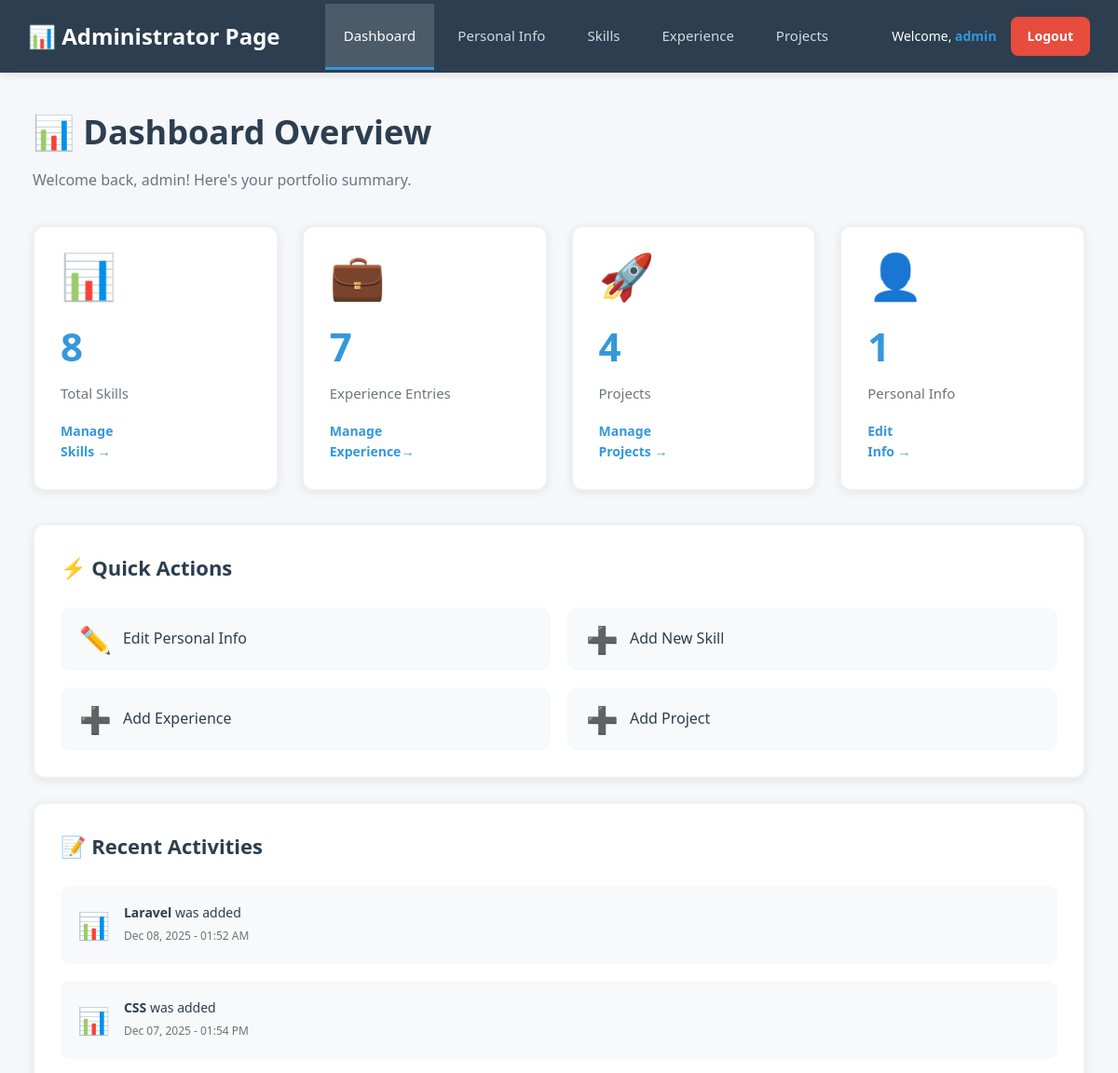
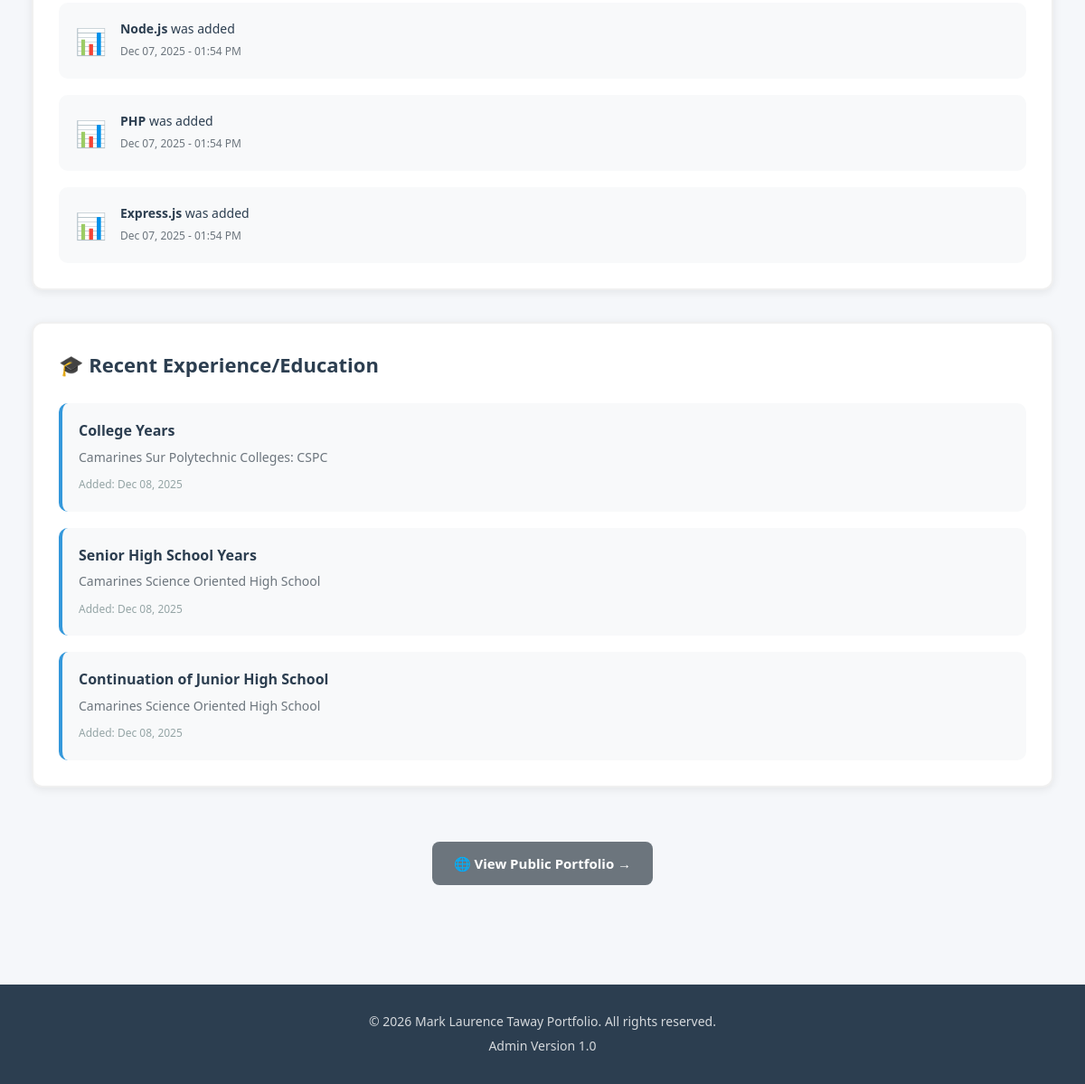
Page /admin/dashboard.php (signed in) on the committed database (2 pictures, top to bottom).
### tables this page shows
CREATE TABLE `skills` (
  `id` int(11) NOT NULL,
  `skill_name` varchar(100) NOT NULL,
  `proficiency` int(11) NOT NULL CHECK (`proficiency` >= 1 and `proficiency` <= 100),
  `category` varchar(50) DEFAULT NULL,
  `created_at` timestamp NOT NULL DEFAULT current_timestamp(),
  `updated_at` timestamp NOT NULL DEFAULT current_timestamp() ON UPDATE current_timestamp()
);

CREATE TABLE `experience` (
  `id` int(11) NOT NULL,
  `title` varchar(150) NOT NULL,
  `company_institution` varchar(150) NOT NULL,
  `location` varchar(100) DEFAULT NULL,
  `start_date` date NOT NULL,
  `end_date` date DEFAULT NULL,
  `description` text DEFAULT NULL,
  `type` enum('work','education') NOT NULL,
  `created_at` timestamp NOT NULL DEFAULT current_timestamp(),
  `updated_at` timestamp NOT NULL DEFAULT current_timestamp() ON UPDATE current_timestamp()
);

### admin/dashboard.php (the view)
<?php
require_once 'header.php';
$result = $conn->query("SELECT COUNT(*) as count FROM skills");
$stats['skills'] = $result->fetch_assoc()['count'];
$result = $conn->query("SELECT COUNT(*) as count FROM experience");
$stats['experience'] = $result->fetch_assoc()['count'];
$result = $conn->query("SELECT COUNT(*) as count FROM projects");
$stats['projects'] = $result->fetch_assoc()['count'];
$recent_skills = $conn->query("SELECT skill_name, created_at FROM skills ORDER BY created_at DESC LIMIT 5");
$recent_experience = $conn->query("SELECT title, company_institution, created_at FROM experience ORDER BY created_at DESC LIMIT 3");
?>
<div class="dashboard-content">
    <h1>📊 Dashboard Overview</h1>
    <p class="dashboard-subtitle">Welcome back, <?php echo htmlspecialchars($_SESSION['username'] ?? 'User'); ?>! Here's your portfolio summary.</p>
    <div class="stats-grid">
        <div class="stat-card">
            <div class="stat-icon">📊</div>
            <div class="stat-info">
                <h3><?php echo $stats['skills']; ?></h3>
                <p>Total Skills</p>
            </div>
            <a href="manage_skills.php" class="stat-link">Manage <br>Skills →</a>
        </div>
        <div class="stat-card">
            <div class="stat-icon">💼</div>
            <div class="stat-info">
                <h3><?php echo $stats['experience']; ?></h3>
                <p>Experience Entries</p>
            </div>
            <a href="manage_experience.php" class="stat-link">Manage <br>Experience→</a>
        </div>
        <div class="stat-card">
            <div class="stat-icon">🚀</div>
            <div class="stat-info">
                <h3><?php echo $stats['projects']; ?></h3>
                <p>Projects</p>
            </div>
            <a href="manage_projects.php" class="stat-link">Manage <br>Projects →</a>
        </div>
        <div class="stat-card">
            <div class="stat-icon">👤</div>
            <div class="stat-info">
                <h3>1</h3>
                <p>Personal Info</p>
            </div>
            <a href="manage_personal_info.php" class="stat-link">Edit <br>Info →</a>
        </div>
    </div>
    <div class="dashboard-sections">
        <div class="section-card">
            <h2>⚡ Quick Actions</h2>
            <div class="quick-actions">
                <a href="manage_personal_info.php" class="action-btn">
                    <span class="action-icon">✏️</span>
                    <span>Edit Personal Info</span>
                </a>
                <a href="add_edit_skill.php" class="action-btn">
                    <span class="action-icon">➕</span>
                    <span>Add New Skill</span>
                </a>
                <a href="add_edit_experience.php" class="action-btn">
                    <span class="action-icon">➕</span>
                    <span>Add Experience</span>
                </a>
                <a href="add_edit_project.php" class="action-btn">
                    <span class="action-icon">➕</span>
                    <span>Add Project</span>
                </a>
            </div>
        </div>
        <div class="section-card">
            <h2>📝 Recent Activities</h2>
            <div class="activities-list">
                <?php if ($recent_skills->num_rows > 0): ?>
                    <?php while ($skill = $recent_skills->fetch_assoc()): ?>
                        <div class="activity-item">
                            <span class="activity-icon">📊</span>
                            <div class="activity-info">
                                <p><strong><?php echo htmlspecialchars($skill['skill_name']); ?></strong> was added</p>
                                <small><?php echo date('M d, Y - h:i A', strtotime($skill['created_at'])); ?></small>
                            </div>
                        </div>
                    <?php endwhile; ?>
                <?php else: ?>
                    <p class="no-data">No recent activities</p>
                <?php endif; ?>
            </div>
        </div>
    </div>
    <div class="section-card" style="margin-top: 20px;">
        <h2>🎓 Recent Experience/Education</h2>
        <div class="recent-items">
            <?php if ($recent_experience->num_rows > 0): ?>
                <?php while ($exp = $recent_experience->fetch_assoc()): ?>
                    <div class="recent-item">
                        <h4><?php echo htmlspecialchars($exp['title']); ?></h4>
                        <p><?php echo htmlspecialchars($exp['company_institution']); ?></p>
                        <small>Added: <?php echo date('M d, Y', strtotime($exp['created_at'])); ?></small>
                    </div>
                <?php endwhile; ?>
            <?php else: ?>
                <p class="no-data">No experience entries yet</p>
            <?php endif; ?>
        </div>
    </div>
    <div class="dashboard-footer">
        <a href="../index.php" class="btn btn-secondary" target="_blank">🌐 View Public Portfolio →</a>
    </div>
</div>
<?php
require_once 'footer.php';
?>

### admin/header.php (shortened to what this page needs)
<!DOCTYPE html>
<html lang="en">
<head>
    <link rel="stylesheet" href="<?php echo $_SERVER['REQUEST_SCHEME'] . '://' . $_SERVER['HTTP_HOST'] . dirname($_SERVER['PHP_SELF']) . '/admin_style.css'; ?>">
    <link rel="stylesheet" href="admin_style.css">
</head>
<body>
    <nav class="admin-navbar">
        <div class="navbar-brand">
            <h2>📊 Administrator Page</h2>
        </div>
        <ul class="navbar-menu">
            <li><a href="dashboard.php" class="<?php echo basename($_SERVER['PHP_SELF']) == 'dashboard.php' ? 'active' : ''; ?>">Dashboard</a></li>
            <li><a href="manage_personal_info.php" class="<?php echo basename($_SERVER['PHP_SELF']) == 'manage_personal_info.php' ? 'active' : ''; ?>">Personal Info</a></li>
            <li><a href="manage_skills.php" class="<?php echo basename($_SERVER['PHP_SELF']) == 'manage_skills.php' || basename($_SERVER['PHP_SELF']) == 'add_edit_skill.php' ? 'active' : ''; ?>">Skills</a></li>
            <li><a href="manage_experience.php" class="<?php echo basename($_SERVER['PHP_SELF']) == 'manage_experience.php' || basename($_SERVER['PHP_SELF']) == 'add_edit_experience.php' ? 'active' : ''; ?>">Experience</a></li>
            <li><a href="manage_projects.php" class="<?php echo basename($_SERVER['PHP_SELF']) == 'manage_projects.php' || basename($_SERVER['PHP_SELF']) == 'add_edit_project.php' ? 'active' : ''; ?>">Projects</a></li>
        </ul>
        <div class="navbar-user">
            <span>Welcome, <strong><?php echo htmlspecialchars($_SESSION['username']); ?></strong></span>
            <a href="logout.php" class="btn btn-logout">Logout</a>
        </div>
    </nav>
    <div class="admin-container">

### admin/footer.php (shortened to what this page needs)
        </div> </div> <footer class="admin-footer">
        <p>&copy; <?php echo date("Y"); ?> Mark Laurence Taway Portfolio. All rights reserved.</p>
        <p>Admin Version 1.0</p>
    </footer>
    </body>
</html>

### admin/admin_style.css (style rules this page uses)
* { margin: 0; padding: 0; box-sizing: border-box; }
body { font-family: 'Segoe UI', Tahoma, Geneva, Verdana, sans-serif; background: #f5f7fa; color: #2c3e50; line-height: 1.6; }
.admin-navbar { background: #2c3e50; color: white; display: flex; justify-content: space-between; align-items: center; padding: 0 30px; box-shadow: 0 2px 10px rgba(0, 0, 0, 0.1); position: sticky; top: 0; z-index: 1000; }
.navbar-brand h2 { font-size: 24px; font-weight: 600; margin: 0; }
.navbar-menu { display: flex; list-style: none; gap: 5px; margin: 0; padding: 0; }
.navbar-menu li a { display: block; padding: 22px 20px; color: rgba(255, 255, 255, 0.8); text-decoration: none; transition: all 0.3s ease; border-bottom: 3px solid transparent; font-size: 15px; font-weight: 500; }
.navbar-menu li a.active { color: white; background: rgba(255, 255, 255, 0.15); border-bottom-color: #3498db; }
.navbar-user { display: flex; align-items: center; gap: 15px; }
.navbar-user span { font-size: 14px; }
.navbar-user strong { color: #3498db; }
.admin-container { max-width: 1400px; margin: 0 auto; padding: 35px; min-height: calc(100vh - 140px); }
.dashboard-content h1 { font-size: 36px; margin-bottom: 10px; color: #2c3e50; }
.dashboard-subtitle { color: #6c757d; font-size: 16px; margin-bottom: 35px; }
.stats-grid { display: grid; grid-template-columns: repeat(auto-fit, minmax(260px, 1fr)); gap: 25px; margin-bottom: 35px; }
.stat-card { background: white; border-radius: 12px; padding: 28px; box-shadow: 0 2px 10px rgba(0, 0, 0, 0.08); transition: all 0.3s ease; display: flex; flex-direction: column; gap: 18px; border: 2px solid #f0f0f0; }
.stat-icon { font-size: 48px; line-height: 1; }
.stat-info h3 { font-size: 42px; color: #3498db; margin-bottom: 5px; font-weight: 700; }
.stat-info p { color: #6c757d; font-size: 15px; font-weight: 500; }
.stat-link { color: #3498db; text-decoration: none; font-size: 14px; font-weight: 600; transition: all 0.3s ease; display: inline-flex; align-items: center; }
.dashboard-sections { display: grid; grid-template-columns: repeat(auto-fit, minmax(450px, 1fr)); gap: 25px; margin-bottom: 35px; }
.section-card { background: white; border-radius: 12px; padding: 28px; box-shadow: 0 2px 10px rgba(0, 0, 0, 0.08); border: 2px solid #f0f0f0; }
.section-card h2 { font-size: 22px; margin-bottom: 25px; color: #2c3e50; font-weight: 600; }
.quick-actions { display: grid; grid-template-columns: 1fr 1fr; gap: 18px; }
.action-btn { display: flex; align-items: center; gap: 12px; padding: 18px; background: #f8f9fa; border-radius: 10px; text-decoration: none; color: #2c3e50; transition: all 0.3s ease; border: 2px solid transparent; font-weight: 500; }
.action-icon { font-size: 28px; line-height: 1; }
.activities-list { display: flex; flex-direction: column; gap: 18px; }
.activity-item { display: flex; align-items: center; gap: 15px; padding: 18px; background: #f8f9fa; border-radius: 10px; transition: all 0.3s ease; }
.activity-icon { font-size: 28px; line-height: 1; }
.activity-info p { margin: 0; font-size: 14px; color: #2c3e50; }
.activity-info small { color: #6c757d; font-size: 12px; }
.recent-items { display: flex; flex-direction: column; gap: 18px; }
.recent-item { padding: 18px; background: #f8f9fa; border-radius: 10px; border-left: 4px solid #3498db; }
.recent-item h4 { color: #2c3e50; margin-bottom: 5px; font-size: 16px; }
.recent-item p { color: #6c757d; margin-bottom: 5px; font-size: 14px; }
.recent-item small { color: #95a5a6; font-size: 12px; }
.dashboard-footer { text-align: center; padding: 25px; margin-top: 35px; }
.btn { padding: 12px 24px; border: none; border-radius: 8px; font-size: 15px; font-weight: 600; cursor: pointer; text-decoration: none; display: inline-block; transition: all 0.3s ease; text-align: center; }
.btn-secondary { background: #6c757d; color: white; }
.btn-logout { background: #e74c3c; color: white; padding: 10px 18px; font-size: 14px; }
.admin-footer { background: #2c3e50; color: rgba(255, 255, 255, 0.8); text-align: center; padding: 25px; margin-top: 50px; font-size: 14px; }
.admin-footer p { margin: 5px 0; }
@media (max-width: 1200px) { .dashboard-sections { grid-template-columns: 1fr; } }

### rows in the picture
skills: skill_name "Laravel", created_at "Dec 08, 2025 - 01:52 AM"
skills: skill_name "CSS", created_at "Dec 07, 2025 - 01:54 PM"
skills: skill_name "Node.js", created_at "Dec 07, 2025 - 01:54 PM"
skills: skill_name "PHP", created_at "Dec 07, 2025 - 01:54 PM"
skills: skill_name "Express.js", created_at "Dec 07, 2025 - 01:54 PM"
experience: title "College Years", company_institution "Camarines Sur Polytechnic Colleges: CSPC", created_at "Dec 08, 2025"
experience: title "Senior High School Years", company_institution "Camarines Science Oriented High School", created_at "Dec 08, 2025"
experience: title "Continuation of Junior High School", company_institution "Camarines Science Oriented High School", created_at "Dec 08, 2025"

### other values in the picture
$_SESSION['username'] "admin"
$stats['skills'] "8"
$stats['experience'] "7"
$stats['projects'] "4"
